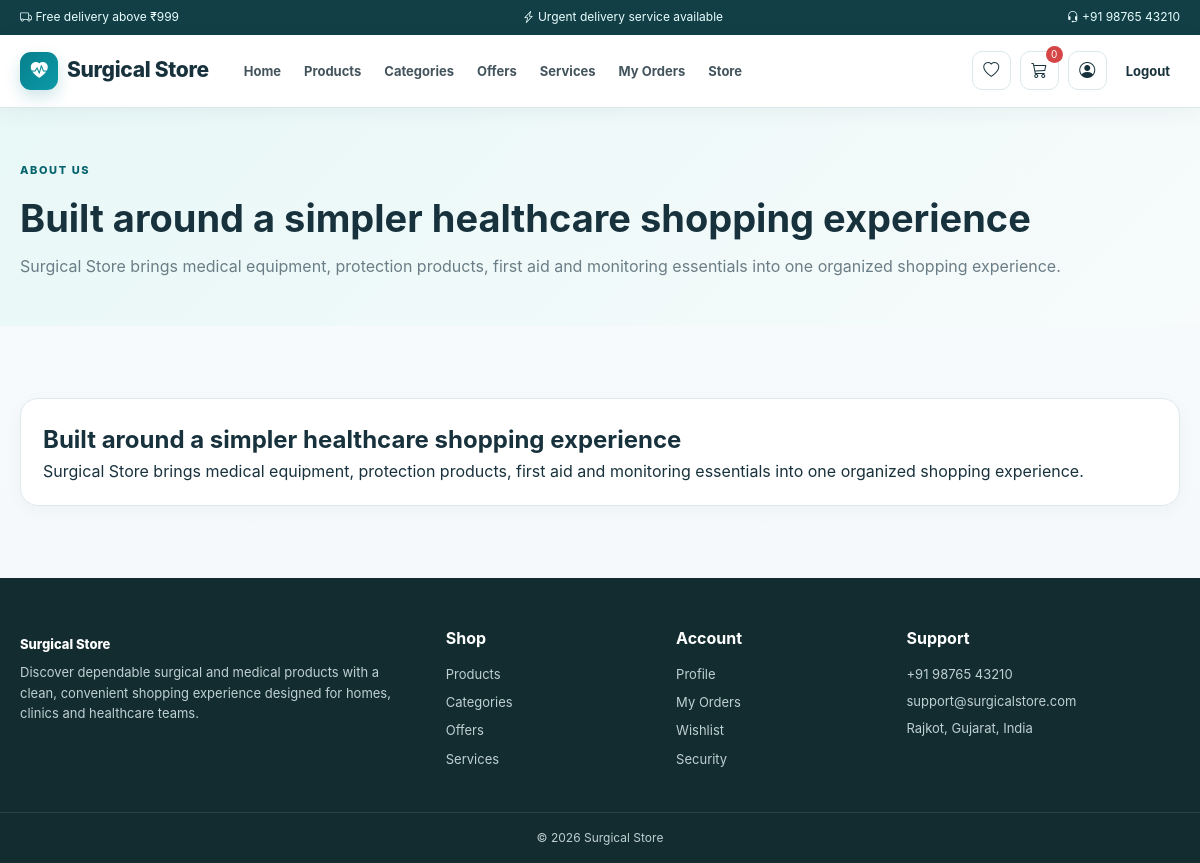
Screenshot of /User/about.php (signed in) with the database file from the repository.
### tables this page shows
CREATE TABLE site_settings (
  setting_id INT AUTO_INCREMENT PRIMARY KEY,
  setting_key VARCHAR(100) NOT NULL UNIQUE,
  setting_value TEXT NOT NULL,
  updated_at TIMESTAMP DEFAULT CURRENT_TIMESTAMP ON UPDATE CURRENT_TIMESTAMP
);

### includes/db.php (called while the page is built, shortened)
<?php
require_once __DIR__ . '/../db_config.php';
mysqli_set_charset($con, 'utf8mb4');
function h($v) {
return htmlspecialchars((string)($v ?? ''), ENT_QUOTES, 'UTF-8');
}
function setting($key,$default='') {
global $con;
$key=mysqli_real_escape_string($con,$key);
$r=mysqli_query($con,"SELECT setting_value FROM site_settings WHERE setting_key='$key' LIMIT 1");
$row=$r?mysqli_fetch_assoc($r):null;
return $row ? $row['setting_value'] : $default;
}
function cart_items() {
return $_SESSION['cart'] ?? [];
}
function cart_count() {
$n=0;
return $n;
}
?>

### User/about.php (the view)
<?php
require 'layout.php';
userStart('About Us','about');
?>
<section class="page-banner">
<div class="container">
<span class="eyebrow">ABOUT US</span>
<h1>
<?=
h(setting('about_title'))
?>
</h1>
<p>
<?=
h(setting('about_description'))
?>
</p>
</div>
</section>
<section class="section">
<div class="container">
<div class="card">
<h2>
<?=
h(setting('about_title'))
?>
</h2>
<p>
<?=
h(setting('about_description'))
?>
</p>
</div>
</div>
</section>
<?php
userEnd();
?>

### User/layout.php (shortened to what this page needs)
<?php
require_once __DIR__.'/../includes/db.php';
function userStart($pageTitle='Surgical Store',$activePage='')  {
$store=setting('store_name','Surgical Store');
?>
<!DOCTYPE html>
<html lang="en">
<head>
<link rel="stylesheet" href="/SurgicalStore/css/style.css">
<link rel="stylesheet" href="https://cdn.jsdelivr.net/npm/bootstrap-icons@1.11.3/font/bootstrap-icons.min.css">
</head>
<body>
<div class="announcement">
<div class="container announcement-inner">
<span>
<i class="bi bi-truck">
</i>
<?=
h(setting('announcement_two'))
?>
</span>
<span>
<i class="bi bi-lightning-charge">
</i>
<?=
h(setting('urgent_text','Urgent delivery service available'))
?>
</span>
<span>
<i class="bi bi-headset">
</i>
<?=
h(setting('phone'))
?>
</span>
</div>
</div>
<header class="site-header">
<div class="container nav-wrap">
<a class="logo" href="index.php">
<span class="logo-icon">
<i class="bi bi-heart-pulse-fill">
</i>
</span>
<span>
<?=
h($store)
?>
</span>
</a>
<nav id="mainNav">
<a class="
<?=
$activePage==='home'?'active':''
?>
" href="index.php">Home</a>
<a class="
<?=
$activePage==='products'?'active':''
?>
" href="products.php">Products</a>
<a class="
<?=
$activePage==='categories'?'active':''
?>
" href="categories.php">Categories</a>
<a class="
<?=
$activePage==='offers'?'active':''
?>
" href="offers.php">Offers</a>
<a class="
<?=
$activePage==='services'?'active':''
?>
" href="services.php">Services</a>
<a class="
<?=
$activePage==='orders'?'active':''
?>
" href="orders.php">My Orders</a>
<a href="../index.php">Store</a>
</nav>
<div class="nav-actions">
<a class="nav-icon" href="wishlist.php">
<i class="bi bi-heart">
</i>
</a>
<a class="nav-icon" href="cart.php">
<i class="bi bi-cart3">
</i>
<span class="nav-count">
<?=
cart_count()
?>
</span>
</a>
<a class="nav-icon" href="profile.php">
<i class="bi bi-person-circle">
</i>
</a>
<a class="login-link" href="logout.php">Logout</a>
</div>
</div>
</header>
<main>
<?php
}
function userEnd()  {
?>
<footer class="footer">
<div class="container footer-grid">
<div>
<a class="footer-brand" href="index.php">
<?=
h(setting('store_name','Surgical Store'))
?>
</a>
<p>
<?=
h(setting('hero_description'))
?>
</p>
</div>
<div>
<h4>Shop</h4>
<a href="products.php">Products</a>
<a href="categories.php">Categories</a>
<a href="offers.php">Offers</a>
<a href="services.php">Services</a>
</div>
<div>
<h4>Account</h4>
<a href="profile.php">Profile</a>
<a href="orders.php">My Orders</a>
<a href="wishlist.php">Wishlist</a>
<a href="change-password.php">Security</a>
</div>
<div>
<h4>Support</h4>
<p>
<?=
h(setting('phone'))
?>
</p>
<p>
<?=
h(setting('email'))
?>
</p>
<p>
<?=
h(setting('address'))
?>
</p>
</div>
</div>
<div class="copyright">©
<?=
date('Y')
?>
<?=
h(setting('store_name','Surgical Store'))
?>
</div>
</footer>
</body>
</html>
<?php
}
?>

### css/style.css (style rules this page uses)
:root { --primary:#087f8c; --primary-dark:#05636d; --teal:#0b9aa8; --soft:#eaf8f8; --bg:#f5f8fa; --surface:#fff; --text:#20313b; --muted:#6d7d87; --border:#dfe8ec; --success:#17864b; --warning:#c57a00; --danger:#d64545; --shadow:0 12px 35px rgba(22,54,64,.08); --radius:16px }
* { box-sizing:border-box; margin:0; padding:0 }
html { scroll-behavior:smooth }
body { font-family:Inter,Segoe UI,Arial,sans-serif; color:var(--text); background:var(--bg); line-height:1.55 }
a { text-decoration:none; color:inherit }
.container { width:min(1180px,92%); margin:auto }
.announcement { background:#123e45; color:#e9ffff; font-size:12px }
.announcement-inner { display:flex; justify-content:space-between; gap:20px; padding:8px 0 }
.site-header { background:rgba(255,255,255,.97); border-bottom:1px solid var(--border); position:sticky; top:0; z-index:1000; backdrop-filter:blur(12px) }
.nav-wrap { min-height:76px; display:flex; align-items:center; gap:25px }
.logo,.footer-brand { display:flex; align-items:center; gap:9px; font-size:21px; font-weight:800; white-space:nowrap }
.logo>span:last-child,.footer-brand>span:last-child { color:var(--text) }
.logo-icon { display:grid; place-items:center; width:38px; height:38px; border-radius:11px; background:linear-gradient(135deg,var(--primary),var(--teal)); color:#fff; font-size:17px; box-shadow:0 7px 16px rgba(8,127,140,.2) }
nav { display:flex; align-items:center; gap:3px; flex:1 }
nav a { padding:10px 10px; border-radius:9px; font-size:13px; font-weight:650; color:#43545d; transition:.2s }
.nav-actions { display:flex; align-items:center; gap:9px }
.nav-icon { position:relative; width:39px; height:39px; border:1px solid var(--border); border-radius:10px; display:grid; place-items:center; background:#fff }
.nav-count { position:absolute; right:-5px; top:-6px; min-width:17px; height:17px; padding:0 4px; border-radius:20px; background:var(--danger); color:#fff; font-size:10px; text-align:center; line-height:17px }
.login-link { font-size:13px; font-weight:700; padding:10px }
.eyebrow { display:inline-block; color:var(--primary-dark); font-size:11px; font-weight:800; letter-spacing:1.6px; margin-bottom:10px }
.section { padding:68px 0 }
.category-card,.feature,.card,.service-card,.coupon-card { background:#fff; border:1px solid var(--border); border-radius:var(--radius); padding:22px; transition:.2s }
.page-banner { padding:48px 0; background:linear-gradient(135deg,#e8f8f7,#f7fbfb) }
.page-banner h1 { font-size:38px }
.page-banner p { color:var(--muted); margin-top:6px }
.footer { background:#122c30; color:#bfd0d3; margin-top:0; padding:48px 0 0 }
.footer-grid { display:grid; grid-template-columns:2fr 1fr 1fr 1.4fr; gap:35px; padding-bottom:35px }
.footer h4 { color:#fff; margin-bottom:13px }
.footer a { display:block; margin:8px 0; font-size:13px }
.footer p { font-size:13px; margin:7px 0 }
.footer-brand { color:#fff }
.copyright { text-align:center; border-top:1px solid rgba(255,255,255,.1); padding:16px; font-size:12px }
.container { max-width:1180px }
.nav-wrap { min-width:0 }
.nav-wrap>* { min-width:0 }
:root { --primary:#087f8c; --primary-dark:#05636d; --teal:#0b9aa8; --soft:#eaf8f8; --bg:#f6f9fb; --surface:#ffffff; --text:#18323d; --muted:#6b7d86; --border:#dce7eb; --shadow-soft:0 8px 25px rgba(20,57,68,.07); --shadow-card:0 15px 40px rgba(20,57,68,.10); --radius:18px; }
body { background:linear-gradient(180deg,#f8fbfc 0%,#f4f8fa 100%);color:var(--text) }
.container { width:min(1180px,calc(100% - 40px)); }
.site-header { box-shadow:0 4px 20px rgba(18,54,65,.05) }
.nav-wrap { min-height:72px }
.logo { letter-spacing:-.3px }
nav a { transition:background .2s ease,color .2s ease,transform .2s ease }
.nav-icon { transition:.2s ease }
.category-card,.feature,.card,.service-card,.coupon-card { border-radius:18px;border-color:#dfe9ed;box-shadow:0 5px 18px rgba(22,58,69,.035) }
.section { padding:72px 0 }
footer { margin-top:20px }
.footer-brand { font-size:22px }

### rows the page displays
site_settings: setting_value "Free delivery above ₹999"
site_settings: setting_value "Urgent delivery service available"
site_settings: setting_value "+91 98765 43210"
site_settings: setting_value "Surgical Store"
site_settings: setting_value "Built around a simpler healthcare shopping experience"
site_settings: setting_value "Surgical Store brings medical equipment, protection products, first aid and monitoring essentials into one organized shopping experience."
site_settings: setting_value "Discover dependable surgical and medical products with a clean, convenient shopping experience designed for homes, clinics and healthcare teams."
site_settings: setting_value "support@surgicalstore.com"
site_settings: setting_value "Rajkot, Gujarat, India"

### other values shown
cart_count() "0"
